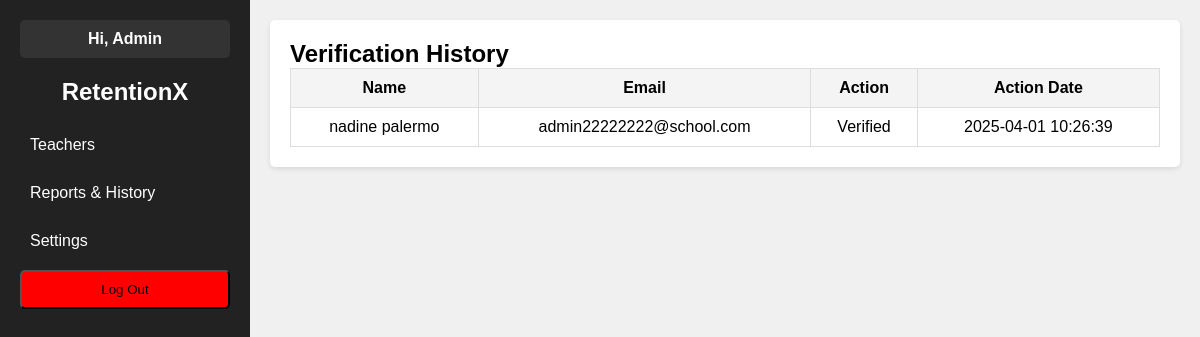
Page /php/admin_viewhistory.php on the committed database.
### tables this page shows
CREATE TABLE `teacher_verification_history` (
  `id` int(11) NOT NULL,
  `user_id` int(11) NOT NULL,
  `first_name` varchar(50) DEFAULT NULL,
  `last_name` varchar(50) DEFAULT NULL,
  `email` varchar(100) DEFAULT NULL,
  `action` enum('verified','rejected') NOT NULL,
  `action_date` timestamp NOT NULL DEFAULT current_timestamp()
);

### php/admin_viewhistory.php (the view, shortened to what this page needs)
<?php
include "db_connect.php";
$sql = "SELECT first_name, last_name, email, action, action_date FROM teacher_verification_history ORDER BY action_date DESC";
$result = $conn->query($sql);
?>
<!DOCTYPE html>
<html lang="en">
<head>
</head>
<body>
    <aside class="sidebar">
    <div class="admin-profile">
            <span>Hi, Admin</span>
        </div>
        <div class="logo">RetentionX</div>
        <nav>
            <ul>
                <li><a href="admin_viewteacher.php">Teachers</a></li>
                <li><a class="active" href="#">Reports & History</a></li>
                <li><a href="#">Settings</a></li>
            </ul>
        </nav>
        <button class="logout" id="logoutBtn">Log Out</button>
    </aside>
    <main class="main-content">
        <section class="history-list">
            <h2>Verification History</h2>
            <table>
                <thead>
                    <tr>
                        <th>Name</th>
                        <th>Email</th>
                        <th>Action</th>
                        <th>Action Date</th>
                    </tr>
                </thead>
                <tbody>
                    <?php while ($row = $result->fetch_assoc()) { ?>
                        <tr>
                            <td><?php echo $row['first_name'] . " " . $row['last_name']; ?></td>
                            <td><?php echo $row['email']; ?></td>
                            <td><?php echo ucfirst($row['action']); ?></td>
                            <td><?php echo $row['action_date']; ?></td>
                        </tr>
                    <?php } ?>
                </tbody>
            </table>
        </section>
    </main>
</body>
</html>

### php/admin_viewhistory.php (style rules this page uses)
* { box-sizing: border-box; margin: 0; padding: 0; font-family: Arial, sans-serif; }
body { display: flex; height: 100vh; background-color: #f0f0f0; }
.sidebar { width: 250px; background-color: #222; color: white; padding: 20px; position: relative; }
.sidebar .logo { font-size: 24px; font-weight: bold; text-align: center; margin-bottom: 20px; }
.admin-profile { background-color: #333;color: white;padding: 10px;border-radius: 5px;margin-bottom: 20px;text-align: center; }
.admin-profile span { font-weight: bold; }
.sidebar nav ul { list-style: none; padding: 0; }
.sidebar nav ul li { margin: 10px 0; }
.sidebar nav ul li a { display: block; color: white; text-decoration: none; padding: 10px; border-radius: 5px; }
.logout { background-color: red; padding: 10px; text-align: center; border-radius: 5px; cursor: pointer; width: 100%; }
.main-content { flex: 1; padding: 20px; }
.history-list { background-color: white; padding: 20px; border-radius: 5px; box-shadow: 0 2px 5px rgba(0, 0, 0, 0.1); }
.history-list table { width: 100%; border-collapse: collapse; }
.history-list th, .history-list td { padding: 10px; border: 1px solid #ddd; text-align: center; }
.history-list th { background-color: #f4f4f4; }

### rows in the picture
teacher_verification_history: first_name "nadine", last_name "palermo", email "admin22222222@school.com", action "Verified", action_date "2025-04-01 10:26:39"
